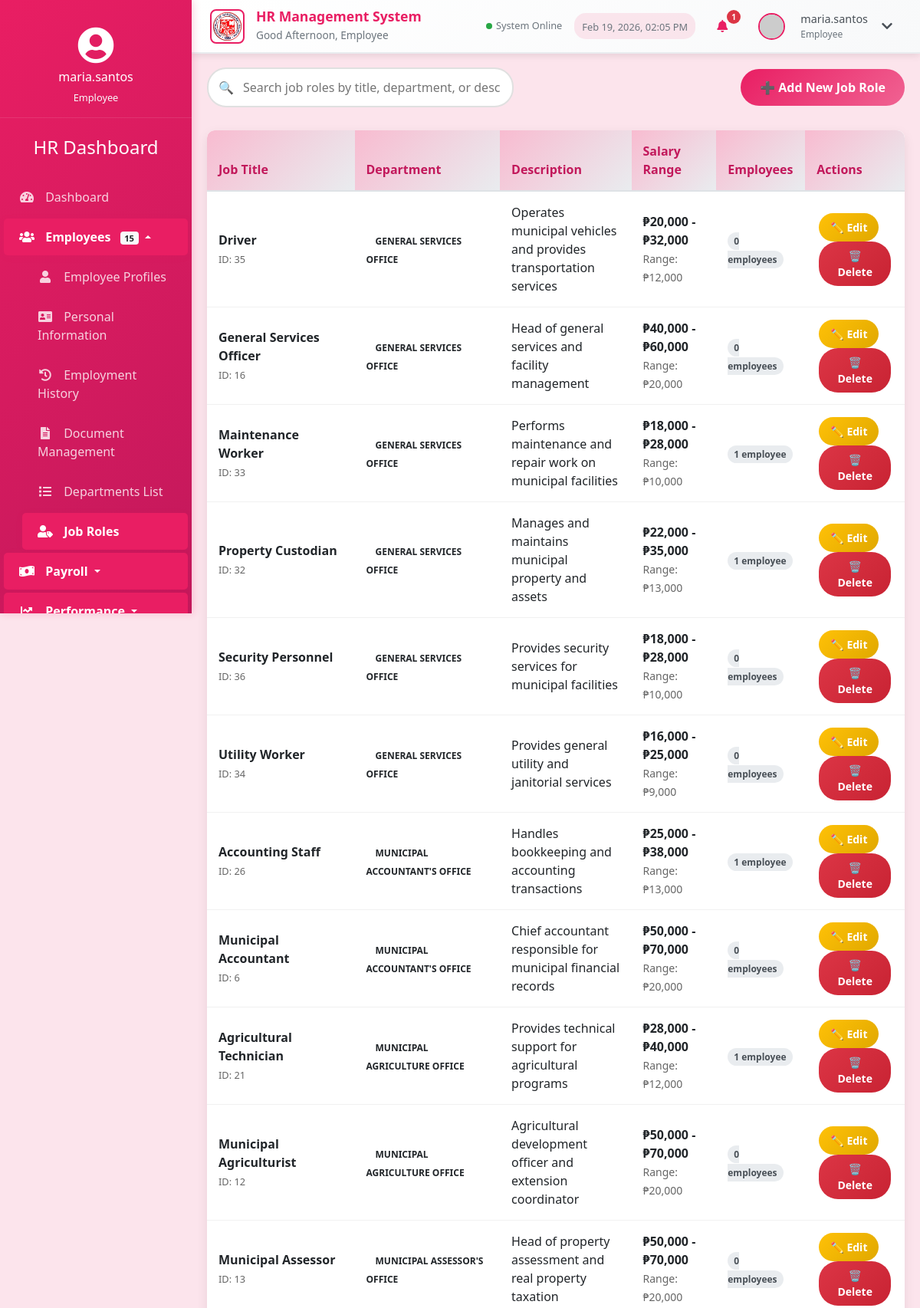
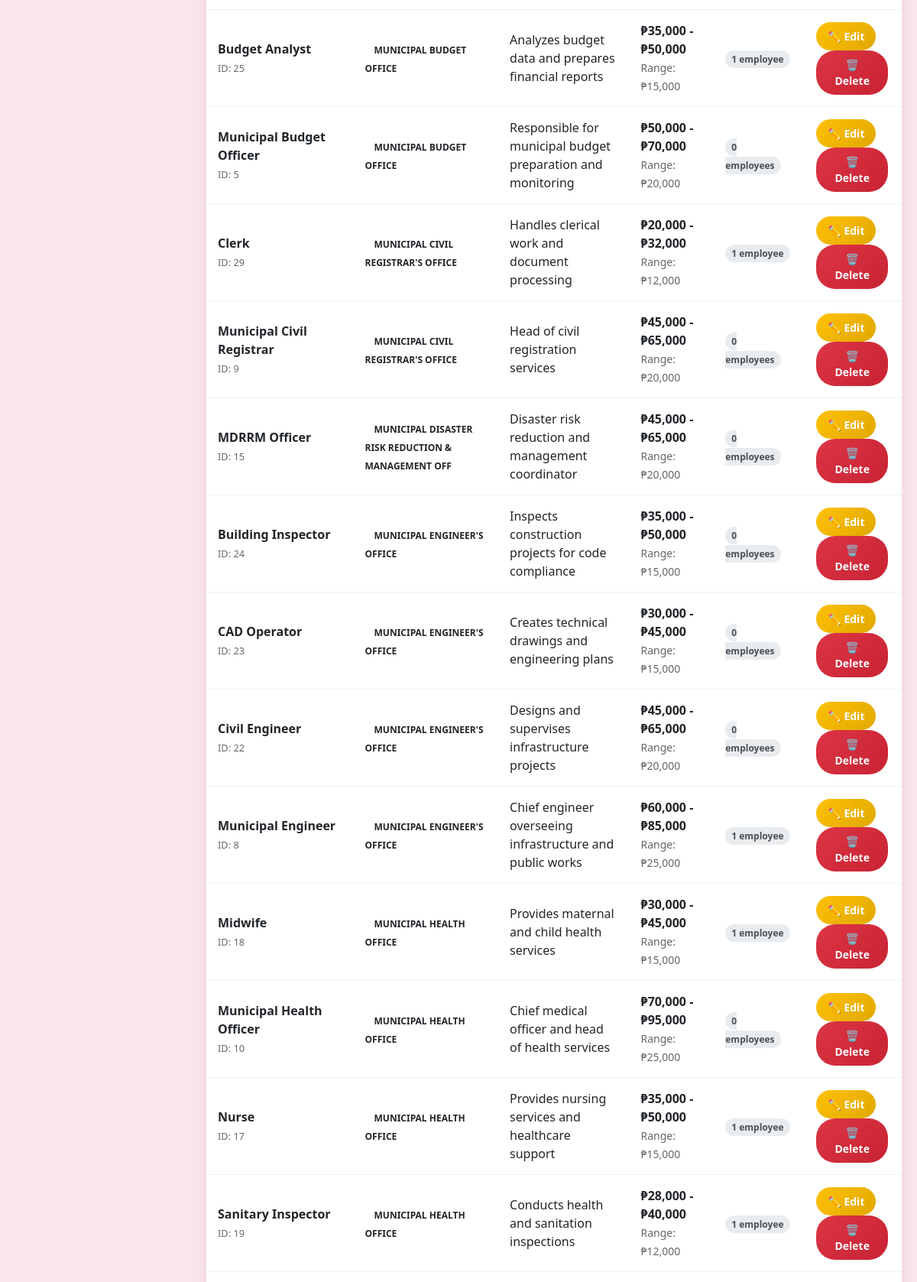
Page /job_roles.php (signed in, upper part) on the committed database (2 pictures, top to bottom).
### tables this page shows
CREATE TABLE `job_roles` (
  `job_role_id` int(11) NOT NULL,
  `title` varchar(100) NOT NULL,
  `description` text NOT NULL,
  `department` varchar(50) NOT NULL,
  `min_salary` decimal(10,2) DEFAULT NULL,
  `max_salary` decimal(10,2) DEFAULT NULL,
  `created_at` timestamp NOT NULL DEFAULT current_timestamp(),
  `updated_at` timestamp NOT NULL DEFAULT current_timestamp() ON UPDATE current_timestamp()
);

### job_roles.php (the view, shortened to what this page needs)
<?php
$host = 'localhost';
$dbname = 'hr_system';
$username = 'root';
$password = '';
try {
    $pdo = new PDO("mysql:host=$host;dbname=$dbname", $username, $password);
    $pdo->setAttribute(PDO::ATTR_ERRMODE, PDO::ERRMODE_EXCEPTION);
} catch(PDOException $e) {
    die("Connection failed: " . $e->getMessage());
}
$stmt = $pdo->query("
    SELECT
        jr.*,
        COUNT(ep.employee_id) as employee_count
    FROM job_roles jr
    LEFT JOIN employee_profiles ep ON jr.job_role_id = ep.job_role_id
    GROUP BY jr.job_role_id
    ORDER BY jr.department, jr.title
");
$jobRoles = $stmt->fetchAll(PDO::FETCH_ASSOC);
?>
<!DOCTYPE html>
<html lang="en">
<head>
    <link rel="stylesheet" href="https://stackpath.bootstrapcdn.com/bootstrap/4.5.2/css/bootstrap.min.css">
    <link rel="stylesheet" href="https://cdnjs.cloudflare.com/ajax/libs/font-awesome/5.15.1/css/all.min.css">
    <link rel="stylesheet" href="styles.css?v=rose">
</head>
<body>
    <div class="container-fluid">
        <?php include 'navigation.php'; ?>
        <div class="row">
            <?php include 'sidebar.php'; ?>
            <div class="main-content">
                <h2 class="section-title">Job Role Management</h2>
                <div class="content">
                    <div class="controls">
                        <div class="search-box">
                            <span class="search-icon">🔍</span>
                            <input type="text" id="searchInput" placeholder="Search job roles by title, department, or description...">
                        </div>
                        <button class="btn btn-primary" onclick="openModal('add')">
                            ➕ Add New Job Role
                        </button>
                    </div>
                    <div class="table-container">
                        <table class="table" id="jobRoleTable">
                            <thead>
                                <tr>
                                    <th>Job Title</th>
                                    <th>Department</th>
                                    <th>Description</th>
                                    <th>Salary Range</th>
                                    <th>Employees</th>
                                    <th>Actions</th>
                                </tr>
                            </thead>
                            <tbody id="jobRoleTableBody">
                                <?php foreach ($jobRoles as $role): ?>
                                <tr>
                                    <td>
                                        <div>
                                            <strong><?= htmlspecialchars($role['title']) ?></strong><br>
                                            <small style="color: #666;">ID: <?= $role['job_role_id'] ?></small>
                                        </div>
                                    </td>
                                    <td>
                                        <span class="department-badge <?= getDepartmentClass($role['department']) ?>">
                                            <?= htmlspecialchars($role['department']) ?>
                                        </span>
                                    </td>
                                    <td>
                                        <div style="max-width: 300px;">
                                            <?= htmlspecialchars(substr($role['description'], 0, 100)) ?>
                                        </div>
                                    </td>
                                    <td>
                                        <div>
                                            <strong>₱<?= number_format($role['min_salary'], 0) ?> - ₱<?= number_format($role['max_salary'], 0) ?></strong><br>
                                            <span class="salary-range">Range: ₱<?= number_format($role['max_salary'] - $role['min_salary'], 0) ?></span>
                                        </div>
                                    </td>
                                    <td>
                                        <span class="employee-count">
                                            <?= $role['employee_count'] ?> <?= $role['employee_count'] == 1 ? 'employee' : 'employees' ?>
                                        </span>
                                    </td>
                                    <td>
                                        <button class="btn btn-warning btn-small" onclick="editJobRole(<?= $role['job_role_id'] ?>)">
                                            ✏️ Edit
                                        </button>
                                        <button class="btn btn-danger btn-small" onclick="deleteJobRole(<?= $role['job_role_id'] ?>, '<?= htmlspecialchars($role['title']) ?>', <?= $role['employee_count'] ?>)">
                                            🗑️ Delete
                                        </button>
                                    </td>
                                </tr>
                                <?php endforeach; ?>
                            </tbody>
                        </table>
                    </div>
                </div>
            </div>
        </div>
    </div>
<?php
function getDepartmentClass($department) {
    switch ($department) {
        case 'Municipal Treasurer\'s Office':
            return 'dept-treasury';
        case 'Municipal Budget Office':
            return 'dept-budget';
        case 'Municipal Accountant\'s Office':
            return 'dept-accounting';
        case 'Municipal Planning & Development Office':
            return 'dept-planning';
        case 'Municipal Engineer\'s Office':
            return 'dept-engineering';
        case 'Municipal Civil Registrar\'s Office':
            return 'dept-civil-registry';
        case 'Municipal Health Office':
            return 'dept-health';
        case 'Municipal Social Welfare & Development Office':
            return 'dept-social-welfare';
        case 'Municipal Agriculture Office':
            return 'dept-agriculture';
        case 'Municipal Assessor\'s Office':
            return 'dept-assessor';
        case 'Municipal Human Resource & Administrative Office':
            return 'dept-hr';
        case 'General Services Office':
            return 'dept-general-services';
        default:
            return 'dept-default';
    }
}
?>
</body>
</html>

### sidebar.php (shortened to what this page needs)
<?php
$current_page = basename($_SERVER['PHP_SELF']);
$user_role = $_SESSION['role'] ?? 'user';
$username = $_SESSION['username'] ?? 'User';
function isActiveMenu($page_name) {
    global $current_page;
    return $current_page === $page_name ? 'active' : '';
}
function getSidebarStats() {
    global $conn;
    $stats = [];
    try {
        $sql = "SELECT COUNT(*) as count FROM employee_profiles";
        $stmt = $conn->query($sql);
        $result = $stmt->fetch(PDO::FETCH_ASSOC);
        $stats['employees'] = $result['count'] ?? 0;
        $sql = "SELECT COUNT(*) as count FROM leave_requests WHERE status = 'Pending'";
        $stmt = $conn->query($sql);
        $result = $stmt->fetch(PDO::FETCH_ASSOC);
        $stats['pending_leaves'] = $result['count'] ?? 0;
        $sql = "SELECT COUNT(*) as count FROM job_openings WHERE status = 'Open'";
        $stmt = $conn->query($sql);
        $result = $stmt->fetch(PDO::FETCH_ASSOC);
        $stats['job_openings'] = $result['count'] ?? 0;
        $sql = "SELECT COUNT(*) as count FROM training_sessions WHERE start_date >= CURDATE()";
        $stmt = $conn->query($sql);
        $result = $stmt->fetch(PDO::FETCH_ASSOC);
        $stats['training_sessions'] = $result['count'] ?? 0;
    } catch (PDOException $e) {
        $stats = [
            'employees' => 0,
            'pending_leaves' => 0,
            'job_openings' => 0,
            'training_sessions' => 0
        ];
    }
    return $stats;
}
$sidebar_stats = getSidebarStats();
?>
<div class="sidebar">
    <div class="user-profile-section mb-4">
        <div class="text-center">
            <div class="user-avatar mb-2">
                <i class="fas fa-user-circle fa-3x" style="color: #fff;"></i>
            </div>
            <h6 class="text-white mb-1"><?php echo htmlspecialchars($username); ?></h6>
            <small class="text-light"><?php echo ucfirst($user_role); ?></small>
        </div>
    </div>
    <h4 class="text-center mb-4" style="color: #fff;">HR Dashboard</h4>
    <ul class="nav flex-column">
        <li class="nav-item">
            <a class="nav-link <?php echo isActiveMenu('index.php'); ?>" href="index.php">
                <i class="fas fa-tachometer-alt"></i> Dashboard
            </a>
        </li>
        <li class="nav-item">
            <a class="nav-link dropdown-toggle" data-toggle="collapse" href="#employeesDepartmentsCollapse" role="button" aria-expanded="false" aria-controls="employeesDepartmentsCollapse">
                <i class="fas fa-users"></i> Employees
                <?php if ($sidebar_stats['employees'] > 0): ?>
                    <span class="badge badge-light ml-2"><?php echo $sidebar_stats['employees']; ?></span>
                <?php endif; ?>
            </a>
            <div class="collapse" id="employeesDepartmentsCollapse">
                <ul class="nav flex-column pl-4">
                    <li class="nav-item">
                        <a class="nav-link <?php echo isActiveMenu('employee_profile.php'); ?>" href="employee_profile.php">
                            <i class="fas fa-user"></i> Employee Profiles
                        </a>
                    </li>
                    <li class="nav-item">
                        <a class="nav-link <?php echo isActiveMenu('personal_information.php'); ?>" href="personal_information.php">
                            <i class="fas fa-address-card"></i> Personal Information
                        </a>
                    </li>
                    <li class="nav-item">
                        <a class="nav-link <?php echo isActiveMenu('employment_history.php'); ?>" href="employment_history.php">
                            <i class="fas fa-history"></i> Employment History
                        </a>
                    </li>
                    <li class="nav-item">
                        <a class="nav-link <?php echo isActiveMenu('document_management.php'); ?>" href="document_management.php">
                            <i class="fas fa-file-alt"></i> Document Management
                        </a>
                    </li>
                    <li class="nav-item">
                        <a class="nav-link <?php echo isActiveMenu('departments_list.php'); ?>" href="departments_list.php">
                            <i class="fas fa-list"></i> Departments List
                        </a>
                    </li>
                    <li class="nav-item">
                        <a class="nav-link <?php echo isActiveMenu('job_roles.php'); ?>" href="job_roles.php">
                            <i class="fas fa-user-tag"></i> Job Roles
                        </a>
                    </li>
                </ul>
            </div>
        </li>
        <li class="nav-item">
            <a class="nav-link dropdown-toggle" data-toggle="collapse" href="#payrollCollapse" role="button" aria-expanded="false" aria-controls="payrollCollapse">
                <i class="fas fa-money-bill-wave"></i> Payroll
            </a>
        </li>
        <li class="nav-item">
            <a class="nav-link dropdown-toggle" data-toggle="collapse" href="#performanceCollapse" role="button" aria-expanded="false" aria-controls="performanceCollapse">
                <i class="fas fa-chart-line"></i> Performance
            </a>
        </li>
    </ul>
</div>

### styles.css (style rules this page uses)
:root { --primary-color: #E91E63; --primary-dark: #C2185B; --primary-light: #F06292; --primary-lighter: #F8BBD0; --secondary-color: #00B4D8; --secondary-dark: #0096C7; --secondary-light: #48CAE4; --white: #FFFFFF; --light-gray: #F8F9FA; --gray: #6C757D; --dark-gray: #343A40; --black: #000000; --bg-primary: #FCE4EC; --bg-secondary: #F8BBD0; --bg-card: #FFFFFF; --text-primary: #1A1A1A; --text-secondary: #4A4A4A; --text-muted: #6C757D; --text-white: #FFFFFF; --success: #28A745; --warning: #FFC107; --danger: #DC3545; --info: #17A2B8; --border-light: #F8BBD0; --border-medium: #F48FB1; --border-dark: #F06292; --shadow-light: rgba(233, 30, 99, 0.1); --shadow-medium: rgba(233, 30, 99, 0.2); --shadow-dark: rgba(233, 30, 99, 0.3); }
body { font-family: 'Segoe UI', Tahoma, Geneva, Verdana, sans-serif; background-color: var(--bg-primary); color: var(--text-primary); margin: 0; padding: 0; }
.sidebar { height: 100vh; background: linear-gradient(135deg, var(--primary-color) 0%, var(--primary-dark) 100%); color: var(--text-white); padding-top: 20px; position: fixed; width: 250px; transition: all 0.3s; box-shadow: 2px 0 10px var(--shadow-medium); overflow-y: auto; scrollbar-width: thin; scrollbar-color: var(--white) var(--primary-color); z-index: 1030; }
.sidebar .nav-link { color: rgba(255, 255, 255, 0.8); margin-bottom: 5px; padding: 12px 20px; cursor: pointer; border-radius: 4px; transition: all 0.3s; }
.sidebar .nav-link.active { background-color: var(--white); color: var(--primary-color); box-shadow: 0 2px 8px var(--shadow-light); }
.sidebar .nav-link i { margin-right: 10px; width: 20px; text-align: center; }
.btn-primary { background: linear-gradient(135deg, var(--primary-color) 0%, var(--primary-dark) 100%); border: none; color: var(--text-white); padding: 10px 20px; border-radius: 6px; font-weight: 500; transition: all 0.3s; }
.table { background-color: var(--bg-card); border-radius: 8px; overflow: hidden; }
.table th { background: linear-gradient(135deg, var(--primary-color) 0%, var(--primary-dark) 100%); color: var(--text-white); border: none; font-weight: 600; padding: 12px 15px; }
.table td { padding: 12px 15px; border-color: var(--border-light); vertical-align: middle; }
.main-content { margin-left: 250px; padding: 90px 20px 20px; transition: margin-left 0.3s; width: calc(100% - 250px); }

### sidebar.php (style rules this page uses)
.sidebar { background: linear-gradient(135deg, #E91E63 0%, #C2185B 100%) !important; }
.user-profile-section { padding: 15px; border-bottom: 1px solid rgba(255,255,255,0.1); }
.user-avatar { margin-bottom: 10px; }
.sidebar .nav-link { transition: all 0.3s ease; border-radius: 5px; margin: 2px 5px; }
.sidebar .nav-link.active { background-color: var(--primary-color); color: #fff; font-weight: 600; }
.sidebar .nav-link.active i { color: #fff; }
.badge { font-size: 0.7em; padding: 0.25em 0.5em; }
.dropdown-toggle[aria-expanded="true"]::after { transform: rotate(180deg); }
.dropdown-toggle::after { transition: transform 0.3s ease; }
.sidebar .nav-link.active { background-color: #E91E63 !important; }

### rows in the picture
job_roles: job_role_id "15", title "MDRRM Officer", department "MUNICIPAL DISASTER RISK REDUCTION & MANAGEMENT OFF", description "Disaster risk reduction and management coordinator", min_salary "45,000", max_salary "65,000", $role['max_salary'] - $role['min_salary'] "20,000", employee_count "0", shows "employees"
job_roles: title "Driver", job_role_id "35", department "GENERAL SERVICES OFFICE", description "Operates municipal vehicles and provides transportation services", min_salary "20,000", max_salary "32,000", $role['max_salary'] - $role['min_salary'] "12,000", employee_count "0", shows "employees"
job_roles: title "General Services Officer", job_role_id "16", department "GENERAL SERVICES OFFICE", description "Head of general services and facility management", min_salary "40,000", max_salary "60,000", $role['max_salary'] - $role['min_salary'] "20,000", employee_count "0", shows "employees"
job_roles: title "Maintenance Worker", job_role_id "33", department "GENERAL SERVICES OFFICE", description "Performs maintenance and repair work on municipal facilities", min_salary "18,000", max_salary "28,000", $role['max_salary'] - $role['min_salary'] "10,000", employee_count "1"
job_roles: title "Property Custodian", job_role_id "32", department "GENERAL SERVICES OFFICE", description "Manages and maintains municipal property and assets", min_salary "22,000", max_salary "35,000", $role['max_salary'] - $role['min_salary'] "13,000", employee_count "1"
job_roles: title "Security Personnel", job_role_id "36", department "GENERAL SERVICES OFFICE", description "Provides security services for municipal facilities", min_salary "18,000", max_salary "28,000", $role['max_salary'] - $role['min_salary'] "10,000", employee_count "0", shows "employees"
job_roles: title "Utility Worker", job_role_id "34", department "GENERAL SERVICES OFFICE", description "Provides general utility and janitorial services", min_salary "16,000", max_salary "25,000", $role['max_salary'] - $role['min_salary'] "9,000", employee_count "0", shows "employees"
job_roles: title "Accounting Staff", job_role_id "26", department "MUNICIPAL ACCOUNTANT'S OFFICE", description "Handles bookkeeping and accounting transactions", min_salary "25,000", max_salary "38,000", $role['max_salary'] - $role['min_salary'] "13,000", employee_count "1"
job_roles: title "Municipal Accountant", job_role_id "6", department "MUNICIPAL ACCOUNTANT'S OFFICE", description "Chief accountant responsible for municipal financial records", min_salary "50,000", max_salary "70,000", $role['max_salary'] - $role['min_salary'] "20,000", employee_count "0", shows "employees"
job_roles: title "Agricultural Technician", job_role_id "21", department "MUNICIPAL AGRICULTURE OFFICE", description "Provides technical support for agricultural programs", min_salary "28,000", max_salary "40,000", $role['max_salary'] - $role['min_salary'] "12,000", employee_count "1"
job_roles: title "Municipal Agriculturist", job_role_id "12", department "MUNICIPAL AGRICULTURE OFFICE", description "Agricultural development officer and extension coordinator", min_salary "50,000", max_salary "70,000", $role['max_salary'] - $role['min_salary'] "20,000", employee_count "0", shows "employees"
job_roles: title "Municipal Assessor", job_role_id "13", department "MUNICIPAL ASSESSOR'S OFFICE", description "Head of property assessment and real property taxation", min_salary "50,000", max_salary "70,000", $role['max_salary'] - $role['min_salary'] "20,000", employee_count "0", shows "employees"
job_roles: title "Budget Analyst", job_role_id "25", department "MUNICIPAL BUDGET OFFICE", description "Analyzes budget data and prepares financial reports", min_salary "35,000", max_salary "50,000", $role['max_salary'] - $role['min_salary'] "15,000", employee_count "1"
job_roles: title "Municipal Budget Officer", job_role_id "5", department "MUNICIPAL BUDGET OFFICE", description "Responsible for municipal budget preparation and monitoring", min_salary "50,000", max_salary "70,000", $role['max_salary'] - $role['min_salary'] "20,000", employee_count "0", shows "employees"
job_roles: title "Clerk", job_role_id "29", department "MUNICIPAL CIVIL REGISTRAR'S OFFICE", description "Handles clerical work and document processing", min_salary "20,000", max_salary "32,000", $role['max_salary'] - $role['min_salary'] "12,000", employee_count "1"
job_roles: title "Municipal Civil Registrar", job_role_id "9", department "MUNICIPAL CIVIL REGISTRAR'S OFFICE", description "Head of civil registration services", min_salary "45,000", max_salary "65,000", $role['max_salary'] - $role['min_salary'] "20,000", employee_count "0", shows "employees"
job_roles: title "Building Inspector", job_role_id "24", department "MUNICIPAL ENGINEER'S OFFICE", description "Inspects construction projects for code compliance", min_salary "35,000", max_salary "50,000", $role['max_salary'] - $role['min_salary'] "15,000", employee_count "0", shows "employees"
job_roles: title "CAD Operator", job_role_id "23", department "MUNICIPAL ENGINEER'S OFFICE", description "Creates technical drawings and engineering plans", min_salary "30,000", max_salary "45,000", $role['max_salary'] - $role['min_salary'] "15,000", employee_count "0", shows "employees"
job_roles: title "Civil Engineer", job_role_id "22", department "MUNICIPAL ENGINEER'S OFFICE", description "Designs and supervises infrastructure projects", min_salary "45,000", max_salary "65,000", $role['max_salary'] - $role['min_salary'] "20,000", employee_count "0", shows "employees"
job_roles: title "Municipal Engineer", job_role_id "8", department "MUNICIPAL ENGINEER'S OFFICE", description "Chief engineer overseeing infrastructure and public works", min_salary "60,000", max_salary "85,000", $role['max_salary'] - $role['min_salary'] "25,000", employee_count "1"
job_roles: title "Midwife", job_role_id "18", department "MUNICIPAL HEALTH OFFICE", description "Provides maternal and child health services", min_salary "30,000", max_salary "45,000", $role['max_salary'] - $role['min_salary'] "15,000", employee_count "1"
job_roles: title "Municipal Health Officer", job_role_id "10", department "MUNICIPAL HEALTH OFFICE", description "Chief medical officer and head of health services", min_salary "70,000", max_salary "95,000", $role['max_salary'] - $role['min_salary'] "25,000", employee_count "0", shows "employees"
job_roles: title "Nurse", job_role_id "17", department "MUNICIPAL HEALTH OFFICE", description "Provides nursing services and healthcare support", min_salary "35,000", max_salary "50,000", $role['max_salary'] - $role['min_salary'] "15,000", employee_count "1"
job_roles: title "Sanitary Inspector", job_role_id "19", department "MUNICIPAL HEALTH OFFICE", description "Conducts health and sanitation inspections", min_salary "28,000", max_salary "40,000", $role['max_salary'] - $role['min_salary'] "12,000", employee_count "1"

### other values in the picture
$role_display "Employee"
$notification_count "1"
$_SESSION['username'] "maria.santos"
$_SESSION['role'] "Employee"
$username "maria.santos"
$user_role "Employee"
